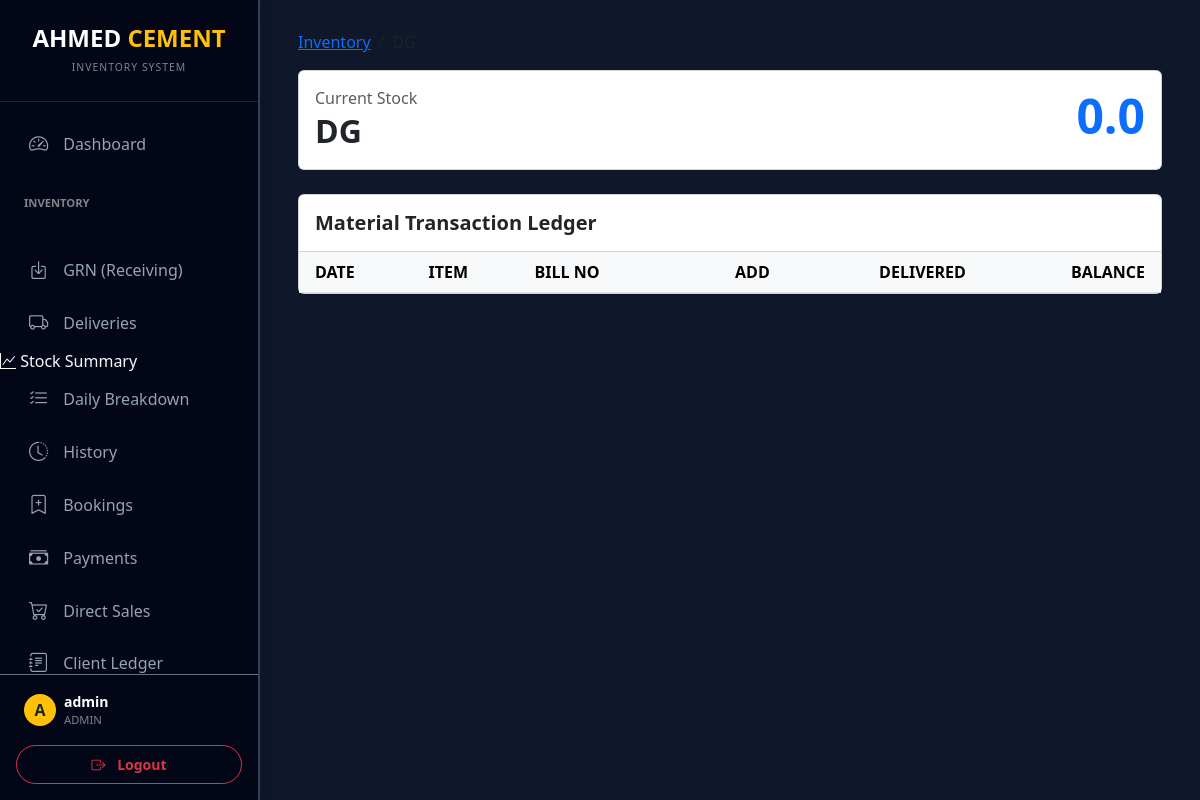
The page /material_ledger/1 (signed in) on the database as committed earlier.
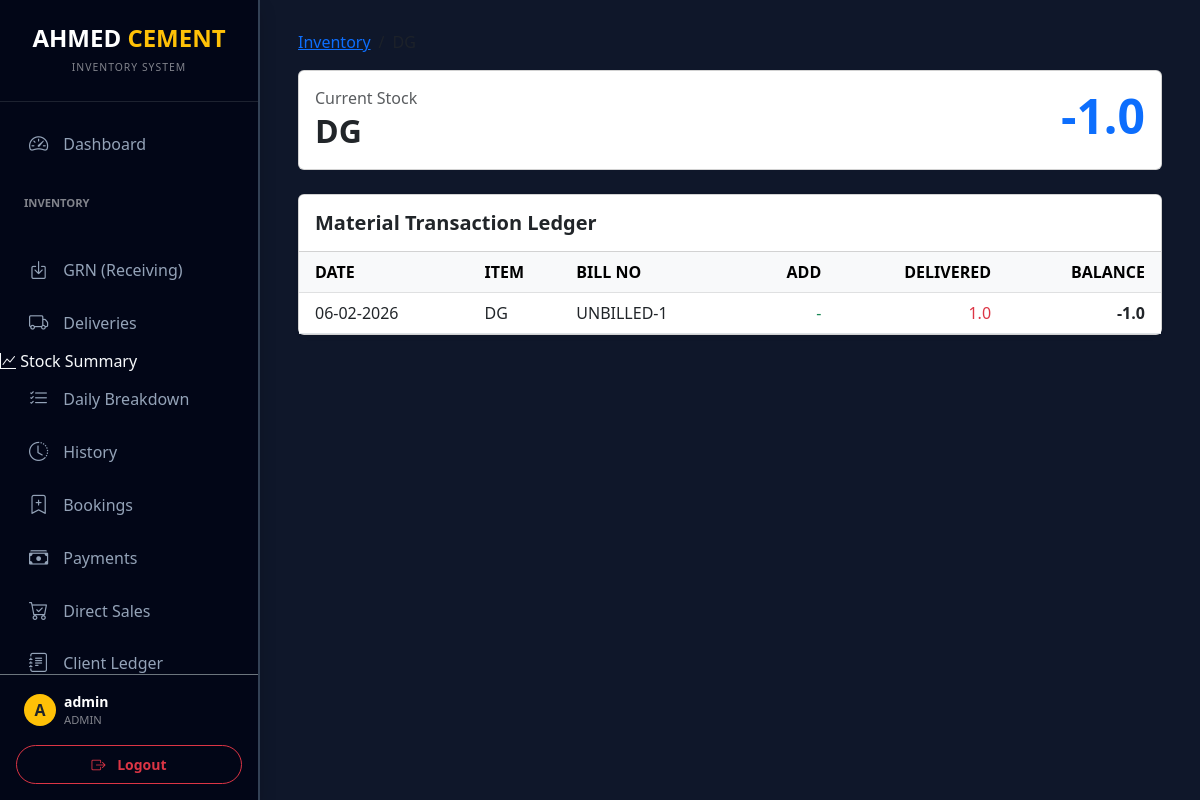
The same page on the database as committed later.
### models.py (models this page shows)
class Material(db.Model):
    id = db.Column(db.Integer, primary_key=True)
    code = db.Column(db.String(50), unique=True, nullable=False)
    name = db.Column(db.String(100), nullable=False)
    unit_price = db.Column(db.Float, default=0)
    total = db.Column(db.Float, default=0)
    created_at = db.Column(db.DateTime, default=datetime.now)

class Entry(db.Model):
    id = db.Column(db.Integer, primary_key=True)
    date = db.Column(db.String(20))
    time = db.Column(db.String(20))
    type = db.Column(db.String(10))  # 'IN' or 'OUT'
    material = db.Column(db.String(100))
    client = db.Column(db.String(100))
    client_code = db.Column(db.String(50))
    client_category = db.Column(db.String(50))
    qty = db.Column(db.Float, default=0)
    bill_no = db.Column(db.String(50))
    nimbus_no = db.Column(db.String(50))
    invoice_id = db.Column(db.Integer, db.ForeignKey('invoice.id'), nullable=True)
    created_by = db.Column(db.String(80))
    created_at = db.Column(db.DateTime, default=datetime.now)

### main.py (the view, shortened to what this page needs)
@app.route('/material_ledger/<int:mat_id>')
@login_required
def material_ledger_page(mat_id):
    material = Material.query.get_or_404(mat_id)
    stock_ins = Entry.query.filter_by(material=material.name, type='IN').all()
    stock_outs = Entry.query.filter_by(material=material.name, type='OUT').all()
    sales = DirectSaleItem.query.filter_by(product_name=material.name).all()
    all_transactions = []
    for e in stock_outs:
        entry_date = e.date if not isinstance(e.date, str) else datetime.strptime(e.date, '%Y-%m-%d')
        all_transactions.append({
            'date': entry_date,
            'item': e.material,
            'bill_no': e.bill_no or e.auto_bill_no or '',
            'add': 0,
            'delivered': e.qty,
            'description': f'Dispatch to {e.client or "Unknown"}'
        })
    all_transactions.sort(key=lambda x: x['date'])
    history = []
    running_balance = 0
    for t in all_transactions:
        running_balance += (t['add'] - t['delivered'])
        history.append({
            'date': t['date'].strftime('%d-%m-%Y') if hasattr(t['date'], 'strftime') else t['date'],
            'item': t['item'],
            'bill_no': t['bill_no'],
            'add': t['add'],
            'delivered': t['delivered'],
            'balance': running_balance,
            'description': t['description']
        })
    return render_template('material_ledger.html',
                           material=material,
                           history=history)

### main.py (called while the page is built)
@login_manager.user_loader
def load_user(user_id):
    return db.session.get(User, int(user_id))

### templates/material_ledger.html
{% extends "layout.html" %}
{% block content %}
<nav aria-label="breadcrumb">
  <ol class="breadcrumb">
    <li class="breadcrumb-item"><a href="/materials">Inventory</a></li>
    <li class="breadcrumb-item active">{{ material.name }}</li>
  </ol>
</nav>
<div class="card mb-4">
    <div class="card-body">
        <div class="row align-items-center">
            <div class="col">
                <h6 class="text-muted mb-1">Current Stock</h6>
                <h2 class="mb-0 fw-bold">{{ material.name }}</h2>
            </div>
            <div class="col text-end">
                <h1 class="display-5 fw-bold text-primary">{{ material.total }}</h1>
            </div>
        </div>
    </div>
</div>
<div class="card shadow-sm">
    <div class="card-header bg-white py-3">
        <h5 class="mb-0 fw-bold">Material Transaction Ledger</h5>
    </div>
    <div class="card-body p-0">
        <div class="table-responsive">
            <table class="table table-hover mb-0">
                <thead class="table-light">
                    <tr>
                        <th class="ps-3">DATE</th>
                        <th>ITEM</th>
                        <th>BILL NO</th>
                        <th class="text-end">ADD</th>
                        <th class="text-end">DELIVERED</th>
                        <th class="text-end pe-3">BALANCE</th>
                    </tr>
                </thead>
                <tbody>
                    {% for item in history %}
                    <tr>
                        <td class="ps-3">{{ item.date }}</td>
                        <td>{{ item.item }}</td>
                        <td>{{ item.bill_no }}</td>
                        <td class="text-end text-success">{{ item.add if item.add > 0 else "-" }}</td>
                        <td class="text-end text-danger">{{ item.delivered if item.delivered > 0 else "-" }}</td>
                        <td class="text-end pe-3 fw-bold">{{ item.balance }}</td>
                    </tr>
                    {% endfor %}
                </tbody>
            </table>
        </div>
    </div>
</div>
{% endblock %}

Rows that differ between the two databases and show on the page:
changed Material "DG": total "0.0" → "-1.0"
added Entry: date "06-02-2026", item "DG", bill_no "UNBILLED-1", add "-", qty "1.0", balance "-1.0"
